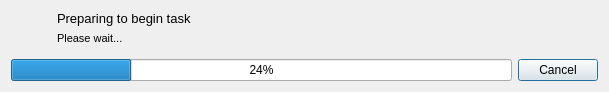
<?xml version="1.0" encoding="UTF-8"?>
<ui version="4.0">
 <class>CProgressDialog</class>
 <widget class="QDialog" name="CProgressDialog">
  <property name="geometry">
   <rect>
    <x>0</x>
    <y>0</y>
    <width>609</width>
    <height>92</height>
   </rect>
  </property>
  <property name="windowTitle">
   <string>Dialog</string>
  </property>
  <layout class="QVBoxLayout" name="verticalLayout_2">
   <item>
    <layout class="QHBoxLayout" name="horizontalLayout_2">
     <item>
      <widget class="QLabel" name="label">
       <property name="maximumSize">
        <size>
         <width>40</width>
         <height>40</height>
        </size>
       </property>
       <property name="text">
        <string/>
       </property>
       <property name="pixmap">
        <pixmap resource="Icons.qrc">:/icons/AppIcon.ico</pixmap>
       </property>
       <property name="scaledContents">
        <bool>true</bool>
       </property>
      </widget>
     </item>
     <item>
      <layout class="QVBoxLayout" name="TaskInfoBoxLayout">
       <item>
        <widget class="QLabel" name="TaskLabel">
         <property name="font">
          <font>
           <pointsize>10</pointsize>
          </font>
         </property>
         <property name="text">
          <string>Preparing to begin task</string>
         </property>
        </widget>
       </item>
       <item>
        <widget class="QLabel" name="StepLabel">
         <property name="font">
          <font>
           <pointsize>8</pointsize>
          </font>
         </property>
         <property name="text">
          <string>Please wait...</string>
         </property>
        </widget>
       </item>
       <item>
        <spacer name="LabelSpacer">
         <property name="orientation">
          <enum>Qt::Vertical</enum>
         </property>
         <property name="sizeHint" stdset="0">
          <size>
           <width>20</width>
           <height>40</height>
          </size>
         </property>
        </spacer>
       </item>
      </layout>
     </item>
    </layout>
   </item>
   <item>
    <layout class="QHBoxLayout" name="horizontalLayout">
     <item>
      <widget class="QProgressBar" name="ProgressBar">
       <property name="value">
        <number>24</number>
       </property>
      </widget>
     </item>
     <item>
      <widget class="QPushButton" name="CancelButton">
       <property name="text">
        <string>Cancel</string>
       </property>
      </widget>
     </item>
    </layout>
   </item>
  </layout>
 </widget>
 <resources>
  <include location="Icons.qrc"/>
 </resources>
 <connections/>
</ui>
